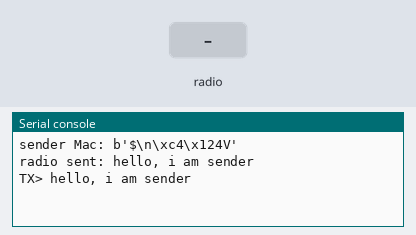
Bench run of a program on a simulated ESP32 board running MicroPython. Parts: the last lines printed to the serial console. The inputs (shaded band) are chosen by the test bench. No radio messages arrive unless stated (any console line starting 'radio sent:' is added by the test bench).

Above: at 1.2 s.
1.3 s: radio message "1" arrives
At 2.0 s:
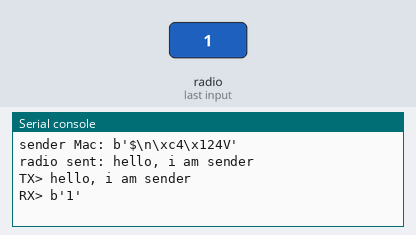
At 4.7 s:
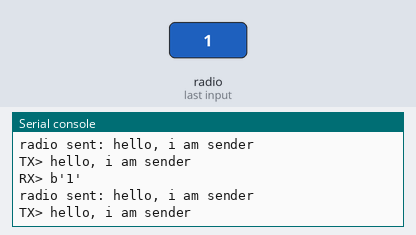

The program:

sender.py
```python
import network
import espnow
import time

BROADCAST_MAC = b'\xff\xff\xff\xff\xff\xff'

wlan = network.WLAN(network.STA_IF)
print("sender Mac:", wlan.config('mac'))
wlan.active(True)
wlan.disconnect()

e = espnow.ESPNow()
e.active(True)
# receiver mac list
peerList = [BROADCAST_MAC]  # [b'$\xd7\xebi\xaa\x08', ...]
for peer in peerList:
    e.add_peer(peer)

while True:
    # send
    cmd = "hello, i am sender"
    for peer in peerList:
        e.send(peer, cmd, True)
    print("TX>", cmd)

    # recv
    _, msg = e.recv()
    while not msg:
        _, msg = e.recv()
    print("RX>", msg)

    time.sleep(2)
```

Measured:
- after the input at 1.3 s, the serial console: prints a new line at once (image 1)
